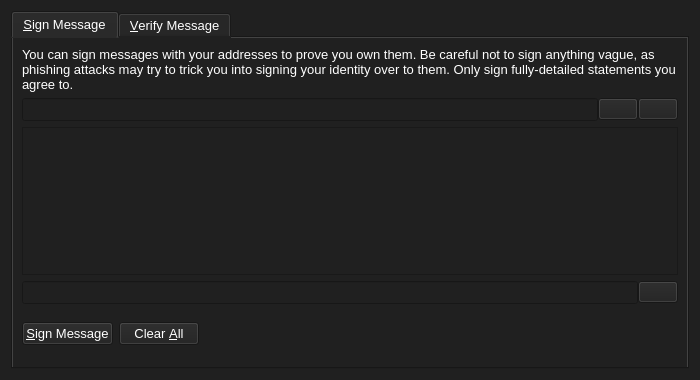
<?xml version="1.0" encoding="UTF-8"?>
<ui version="4.0">
 <class>SignVerifyMessageDialog</class>
 <widget class="QDialog" name="SignVerifyMessageDialog">
  <property name="geometry">
   <rect>
    <x>0</x>
    <y>0</y>
    <width>700</width>
    <height>380</height>
   </rect>
  </property>
  <property name="windowTitle">
   <string>Signatures - Sign / Verify a Message</string>
  </property>
  <property name="styleSheet">
   <string notr="true">background-color: rgb(32, 32, 32);
color: rgb(255, 255, 255);</string>
  </property>
  <property name="modal">
   <bool>true</bool>
  </property>
  <layout class="QVBoxLayout" name="verticalLayout">
   <item>
    <widget class="QTabWidget" name="tabWidget">
     <property name="palette">
      <palette>
       <active>
        <colorrole role="WindowText">
         <brush brushstyle="SolidPattern">
          <color alpha="255">
           <red>255</red>
           <green>255</green>
           <blue>255</blue>
          </color>
         </brush>
        </colorrole>
        <colorrole role="Button">
         <brush brushstyle="SolidPattern">
          <color alpha="255">
           <red>32</red>
           <green>32</green>
           <blue>32</blue>
          </color>
         </brush>
        </colorrole>
        <colorrole role="Light">
         <brush brushstyle="SolidPattern">
          <color alpha="255">
           <red>32</red>
           <green>32</green>
           <blue>32</blue>
          </color>
         </brush>
        </colorrole>
        <colorrole role="Midlight">
         <brush brushstyle="SolidPattern">
          <color alpha="255">
           <red>32</red>
           <green>32</green>
           <blue>32</blue>
          </color>
         </brush>
        </colorrole>
        <colorrole role="Mid">
         <brush brushstyle="SolidPattern">
          <color alpha="255">
           <red>32</red>
           <green>32</green>
           <blue>32</blue>
          </color>
         </brush>
        </colorrole>
        <colorrole role="Text">
         <brush brushstyle="SolidPattern">
          <color alpha="255">
           <red>255</red>
           <green>255</green>
           <blue>255</blue>
          </color>
         </brush>
        </colorrole>
        <colorrole role="ButtonText">
         <brush brushstyle="SolidPattern">
          <color alpha="255">
           <red>255</red>
           <green>255</green>
           <blue>255</blue>
          </color>
         </brush>
        </colorrole>
        <colorrole role="Base">
         <brush brushstyle="SolidPattern">
          <color alpha="255">
           <red>32</red>
           <green>32</green>
           <blue>32</blue>
          </color>
         </brush>
        </colorrole>
        <colorrole role="Window">
         <brush brushstyle="SolidPattern">
          <color alpha="255">
           <red>32</red>
           <green>32</green>
           <blue>32</blue>
          </color>
         </brush>
        </colorrole>
        <colorrole role="PlaceholderText">
         <brush brushstyle="NoBrush">
          <color alpha="128">
           <red>255</red>
           <green>255</green>
           <blue>255</blue>
          </color>
         </brush>
        </colorrole>
       </active>
       <inactive>
        <colorrole role="WindowText">
         <brush brushstyle="SolidPattern">
          <color alpha="255">
           <red>255</red>
           <green>255</green>
           <blue>255</blue>
          </color>
         </brush>
        </colorrole>
        <colorrole role="Button">
         <brush brushstyle="SolidPattern">
          <color alpha="255">
           <red>32</red>
           <green>32</green>
           <blue>32</blue>
          </color>
         </brush>
        </colorrole>
        <colorrole role="Light">
         <brush brushstyle="SolidPattern">
          <color alpha="255">
           <red>32</red>
           <green>32</green>
           <blue>32</blue>
          </color>
         </brush>
        </colorrole>
        <colorrole role="Midlight">
         <brush brushstyle="SolidPattern">
          <color alpha="255">
           <red>32</red>
           <green>32</green>
           <blue>32</blue>
          </color>
         </brush>
        </colorrole>
        <colorrole role="Mid">
         <brush brushstyle="SolidPattern">
          <color alpha="255">
           <red>32</red>
           <green>32</green>
           <blue>32</blue>
          </color>
         </brush>
        </colorrole>
        <colorrole role="Text">
         <brush brushstyle="SolidPattern">
          <color alpha="255">
           <red>255</red>
           <green>255</green>
           <blue>255</blue>
          </color>
         </brush>
        </colorrole>
        <colorrole role="ButtonText">
         <brush brushstyle="SolidPattern">
          <color alpha="255">
           <red>255</red>
           <green>255</green>
           <blue>255</blue>
          </color>
         </brush>
        </colorrole>
        <colorrole role="Base">
         <brush brushstyle="SolidPattern">
          <color alpha="255">
           <red>32</red>
           <green>32</green>
           <blue>32</blue>
          </color>
         </brush>
        </colorrole>
        <colorrole role="Window">
         <brush brushstyle="SolidPattern">
          <color alpha="255">
           <red>32</red>
           <green>32</green>
           <blue>32</blue>
          </color>
         </brush>
        </colorrole>
        <colorrole role="PlaceholderText">
         <brush brushstyle="NoBrush">
          <color alpha="128">
           <red>255</red>
           <green>255</green>
           <blue>255</blue>
          </color>
         </brush>
        </colorrole>
       </inactive>
       <disabled>
        <colorrole role="WindowText">
         <brush brushstyle="SolidPattern">
          <color alpha="255">
           <red>255</red>
           <green>255</green>
           <blue>255</blue>
          </color>
         </brush>
        </colorrole>
        <colorrole role="Button">
         <brush brushstyle="SolidPattern">
          <color alpha="255">
           <red>32</red>
           <green>32</green>
           <blue>32</blue>
          </color>
         </brush>
        </colorrole>
        <colorrole role="Light">
         <brush brushstyle="SolidPattern">
          <color alpha="255">
           <red>32</red>
           <green>32</green>
           <blue>32</blue>
          </color>
         </brush>
        </colorrole>
        <colorrole role="Midlight">
         <brush brushstyle="SolidPattern">
          <color alpha="255">
           <red>32</red>
           <green>32</green>
           <blue>32</blue>
          </color>
         </brush>
        </colorrole>
        <colorrole role="Mid">
         <brush brushstyle="SolidPattern">
          <color alpha="255">
           <red>32</red>
           <green>32</green>
           <blue>32</blue>
          </color>
         </brush>
        </colorrole>
        <colorrole role="Text">
         <brush brushstyle="SolidPattern">
          <color alpha="255">
           <red>255</red>
           <green>255</green>
           <blue>255</blue>
          </color>
         </brush>
        </colorrole>
        <colorrole role="ButtonText">
         <brush brushstyle="SolidPattern">
          <color alpha="255">
           <red>255</red>
           <green>255</green>
           <blue>255</blue>
          </color>
         </brush>
        </colorrole>
        <colorrole role="Base">
         <brush brushstyle="SolidPattern">
          <color alpha="255">
           <red>32</red>
           <green>32</green>
           <blue>32</blue>
          </color>
         </brush>
        </colorrole>
        <colorrole role="Window">
         <brush brushstyle="SolidPattern">
          <color alpha="255">
           <red>32</red>
           <green>32</green>
           <blue>32</blue>
          </color>
         </brush>
        </colorrole>
        <colorrole role="PlaceholderText">
         <brush brushstyle="NoBrush">
          <color alpha="128">
           <red>255</red>
           <green>255</green>
           <blue>255</blue>
          </color>
         </brush>
        </colorrole>
       </disabled>
      </palette>
     </property>
     <property name="font">
      <font>
       <pointsize>10</pointsize>
      </font>
     </property>
     <property name="styleSheet">
      <string notr="true">background: rgb(32, 32, 32);
background-color: rgb(32, 32, 32);</string>
     </property>
     <property name="tabShape">
      <enum>QTabWidget::Rounded</enum>
     </property>
     <property name="currentIndex">
      <number>0</number>
     </property>
     <widget class="QWidget" name="tabSignMessage">
      <property name="styleSheet">
       <string notr="true">background: rgb(32, 32, 32);
background-color: rgb(32, 32, 32);</string>
      </property>
      <attribute name="title">
       <string>&amp;Sign Message</string>
      </attribute>
      <layout class="QVBoxLayout" name="verticalLayout_SM">
       <item>
        <widget class="QLabel" name="infoLabel_SM">
         <property name="font">
          <font>
           <pointsize>10</pointsize>
          </font>
         </property>
         <property name="text">
          <string>You can sign messages with your addresses to prove you own them. Be careful not to sign anything vague, as phishing attacks may try to trick you into signing your identity over to them. Only sign fully-detailed statements you agree to.</string>
         </property>
         <property name="textFormat">
          <enum>Qt::PlainText</enum>
         </property>
         <property name="wordWrap">
          <bool>true</bool>
         </property>
        </widget>
       </item>
       <item>
        <layout class="QHBoxLayout" name="horizontalLayout_1_SM">
         <property name="spacing">
          <number>0</number>
         </property>
         <item>
          <widget class="QValidatedLineEdit" name="addressIn_SM">
           <property name="font">
            <font>
             <pointsize>10</pointsize>
            </font>
           </property>
           <property name="toolTip">
            <string>The address to sign the message with (e.g. ie6sxvFwLpMsp5tRHpAS6q3cZVewmqYzTg)</string>
           </property>
           <property name="maxLength">
            <number>34</number>
           </property>
          </widget>
         </item>
         <item>
          <widget class="QPushButton" name="addressBookButton_SM">
           <property name="toolTip">
            <string>Choose an address from the address book</string>
           </property>
           <property name="text">
            <string/>
           </property>
           <property name="icon">
            <iconset resource="../bitcoin.qrc">
             <normaloff>:/icons/address-book</normaloff>:/icons/address-book</iconset>
           </property>
           <property name="shortcut">
            <string>Alt+A</string>
           </property>
           <property name="autoDefault">
            <bool>false</bool>
           </property>
          </widget>
         </item>
         <item>
          <widget class="QPushButton" name="pasteButton_SM">
           <property name="toolTip">
            <string>Paste address from clipboard</string>
           </property>
           <property name="text">
            <string/>
           </property>
           <property name="icon">
            <iconset resource="../bitcoin.qrc">
             <normaloff>:/icons/editpaste</normaloff>:/icons/editpaste</iconset>
           </property>
           <property name="shortcut">
            <string>Alt+P</string>
           </property>
           <property name="autoDefault">
            <bool>false</bool>
           </property>
          </widget>
         </item>
        </layout>
       </item>
       <item>
        <widget class="QPlainTextEdit" name="messageIn_SM">
         <property name="font">
          <font>
           <pointsize>10</pointsize>
          </font>
         </property>
         <property name="toolTip">
          <string>Enter the message you want to sign here</string>
         </property>
        </widget>
       </item>
       <item>
        <layout class="QHBoxLayout" name="horizontalLayout_2_SM">
         <property name="spacing">
          <number>0</number>
         </property>
         <item>
          <widget class="QLineEdit" name="signatureOut_SM">
           <property name="font">
            <font>
             <pointsize>10</pointsize>
             <italic>true</italic>
            </font>
           </property>
           <property name="readOnly">
            <bool>true</bool>
           </property>
          </widget>
         </item>
         <item>
          <widget class="QPushButton" name="copySignatureButton_SM">
           <property name="toolTip">
            <string>Copy the current signature to the system clipboard</string>
           </property>
           <property name="text">
            <string/>
           </property>
           <property name="icon">
            <iconset resource="../bitcoin.qrc">
             <normaloff>:/icons/editcopy</normaloff>:/icons/editcopy</iconset>
           </property>
           <property name="autoDefault">
            <bool>false</bool>
           </property>
          </widget>
         </item>
        </layout>
       </item>
       <item>
        <layout class="QHBoxLayout" name="horizontalLayout_3_SM">
         <item>
          <widget class="QPushButton" name="signMessageButton_SM">
           <property name="font">
            <font>
             <pointsize>10</pointsize>
            </font>
           </property>
           <property name="toolTip">
            <string>Sign the message to prove you own this DigitalKash address</string>
           </property>
           <property name="text">
            <string>&amp;Sign Message</string>
           </property>
           <property name="icon">
            <iconset resource="../bitcoin.qrc">
             <normaloff>:/icons/edit</normaloff>:/icons/edit</iconset>
           </property>
           <property name="autoDefault">
            <bool>false</bool>
           </property>
          </widget>
         </item>
         <item>
          <widget class="QPushButton" name="clearButton_SM">
           <property name="font">
            <font>
             <pointsize>10</pointsize>
            </font>
           </property>
           <property name="toolTip">
            <string>Reset all sign message fields</string>
           </property>
           <property name="text">
            <string>Clear &amp;All</string>
           </property>
           <property name="icon">
            <iconset resource="../bitcoin.qrc">
             <normaloff>:/icons/remove</normaloff>:/icons/remove</iconset>
           </property>
           <property name="autoDefault">
            <bool>false</bool>
           </property>
          </widget>
         </item>
         <item>
          <spacer name="horizontalSpacer_1_SM">
           <property name="orientation">
            <enum>Qt::Horizontal</enum>
           </property>
           <property name="sizeHint" stdset="0">
            <size>
             <width>40</width>
             <height>48</height>
            </size>
           </property>
          </spacer>
         </item>
         <item>
          <widget class="QLabel" name="statusLabel_SM">
           <property name="font">
            <font>
             <weight>75</weight>
             <bold>true</bold>
            </font>
           </property>
           <property name="text">
            <string/>
           </property>
           <property name="wordWrap">
            <bool>true</bool>
           </property>
          </widget>
         </item>
         <item>
          <spacer name="horizontalSpacer_2_SM">
           <property name="orientation">
            <enum>Qt::Horizontal</enum>
           </property>
           <property name="sizeHint" stdset="0">
            <size>
             <width>40</width>
             <height>48</height>
            </size>
           </property>
          </spacer>
         </item>
        </layout>
       </item>
      </layout>
     </widget>
     <widget class="QWidget" name="tabVerifyMessage">
      <attribute name="title">
       <string>&amp;Verify Message</string>
      </attribute>
      <layout class="QVBoxLayout" name="verticalLayout_VM">
       <item>
        <widget class="QLabel" name="infoLabel_VM">
         <property name="font">
          <font>
           <pointsize>10</pointsize>
          </font>
         </property>
         <property name="text">
          <string>Enter the signing address, message (ensure you copy line breaks, spaces, tabs, etc. exactly) and signature below to verify the message. Be careful not to read more into the signature than what is in the signed message itself, to avoid being tricked by a man-in-the-middle attack.</string>
         </property>
         <property name="textFormat">
          <enum>Qt::PlainText</enum>
         </property>
         <property name="alignment">
          <set>Qt::AlignLeading|Qt::AlignLeft|Qt::AlignTop</set>
         </property>
         <property name="wordWrap">
          <bool>true</bool>
         </property>
        </widget>
       </item>
       <item>
        <layout class="QHBoxLayout" name="horizontalLayout_1_VM">
         <property name="spacing">
          <number>0</number>
         </property>
         <item>
          <widget class="QValidatedLineEdit" name="addressIn_VM">
           <property name="font">
            <font>
             <pointsize>10</pointsize>
            </font>
           </property>
           <property name="toolTip">
            <string>The address the message was signed with (e.g. ie6sxvFwLpMsp5tRHpAS6q3cZVewmqYzTg)</string>
           </property>
           <property name="maxLength">
            <number>34</number>
           </property>
          </widget>
         </item>
         <item>
          <widget class="QPushButton" name="addressBookButton_VM">
           <property name="toolTip">
            <string>Choose an address from the address book</string>
           </property>
           <property name="text">
            <string/>
           </property>
           <property name="icon">
            <iconset resource="../bitcoin.qrc">
             <normaloff>:/icons/address-book</normaloff>:/icons/address-book</iconset>
           </property>
           <property name="shortcut">
            <string>Alt+A</string>
           </property>
           <property name="autoDefault">
            <bool>false</bool>
           </property>
          </widget>
         </item>
        </layout>
       </item>
       <item>
        <widget class="QPlainTextEdit" name="messageIn_VM">
         <property name="font">
          <font>
           <pointsize>10</pointsize>
          </font>
         </property>
        </widget>
       </item>
       <item>
        <widget class="QValidatedLineEdit" name="signatureIn_VM"/>
       </item>
       <item>
        <layout class="QHBoxLayout" name="horizontalLayout_2_VM">
         <item>
          <widget class="QPushButton" name="verifyMessageButton_VM">
           <property name="font">
            <font>
             <pointsize>10</pointsize>
            </font>
           </property>
           <property name="toolTip">
            <string>Verify the message to ensure it was signed with the specified DigitalKash address</string>
           </property>
           <property name="text">
            <string>&amp;Verify Message</string>
           </property>
           <property name="icon">
            <iconset resource="../bitcoin.qrc">
             <normaloff>:/icons/transaction_0</normaloff>:/icons/transaction_0</iconset>
           </property>
           <property name="autoDefault">
            <bool>false</bool>
           </property>
          </widget>
         </item>
         <item>
          <widget class="QPushButton" name="clearButton_VM">
           <property name="font">
            <font>
             <pointsize>10</pointsize>
            </font>
           </property>
           <property name="toolTip">
            <string>Reset all verify message fields</string>
           </property>
           <property name="text">
            <string>Clear &amp;All</string>
           </property>
           <property name="icon">
            <iconset resource="../bitcoin.qrc">
             <normaloff>:/icons/remove</normaloff>:/icons/remove</iconset>
           </property>
           <property name="autoDefault">
            <bool>false</bool>
           </property>
          </widget>
         </item>
         <item>
          <spacer name="horizontalSpacer_1_VM">
           <property name="orientation">
            <enum>Qt::Horizontal</enum>
           </property>
           <property name="sizeHint" stdset="0">
            <size>
             <width>40</width>
             <height>48</height>
            </size>
           </property>
          </spacer>
         </item>
         <item>
          <widget class="QLabel" name="statusLabel_VM">
           <property name="font">
            <font>
             <weight>75</weight>
             <bold>true</bold>
            </font>
           </property>
           <property name="text">
            <string/>
           </property>
           <property name="wordWrap">
            <bool>true</bool>
           </property>
          </widget>
         </item>
         <item>
          <spacer name="horizontalSpacer_2_VM">
           <property name="orientation">
            <enum>Qt::Horizontal</enum>
           </property>
           <property name="sizeHint" stdset="0">
            <size>
             <width>40</width>
             <height>48</height>
            </size>
           </property>
          </spacer>
         </item>
        </layout>
       </item>
      </layout>
     </widget>
    </widget>
   </item>
  </layout>
 </widget>
 <customwidgets>
  <customwidget>
   <class>QValidatedLineEdit</class>
   <extends>QLineEdit</extends>
   <header>qvalidatedlineedit.h</header>
  </customwidget>
 </customwidgets>
 <resources>
  <include location="../bitcoin.qrc"/>
 </resources>
 <connections/>
</ui>
